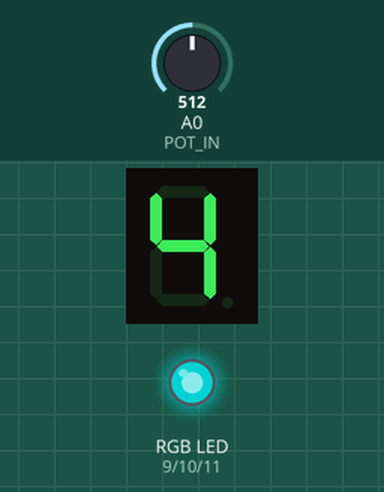
Recording of a sketch running on a simulated Arduino Uno, built with avr-gcc and run on an emulated ATmega328P. Shown: 1-digit seven-segment display, an RGB LED mixed from three pins (HIGH = lit). Wiring (inferred from the names in the program): 1-digit 7-segment display, segments lit when HIGH: segments pin 2, pin 3, pin 4, pin 5, pin 6, pin 7, pin 8. The test bench sets the inputs (shaded band); at power-on: A0 (POT_IN) = 512. Dim RGB values are drawn brighter than linear; the segment pins are drawn as the display they are named for; pins used as bus, display or sensor lines are not drawn.

Above: at 1.2 s.
1.3 s: A0 (POT_IN) set to 716
At 1.7 s:
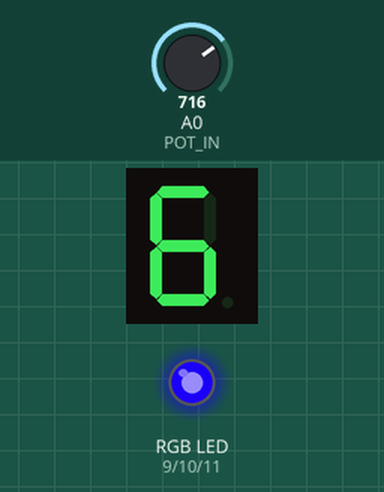
2.8 s: A0 (POT_IN) set to 900
At 3.2 s:
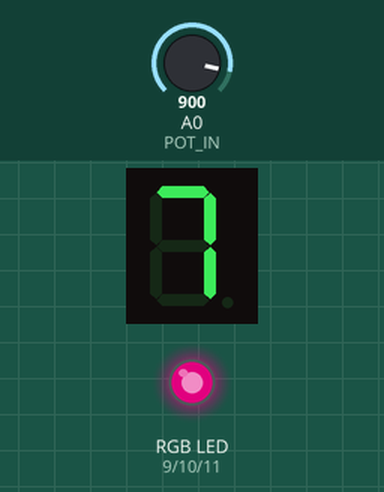
4.3 s: A0 (POT_IN) set to 1023
At 4.6 s:
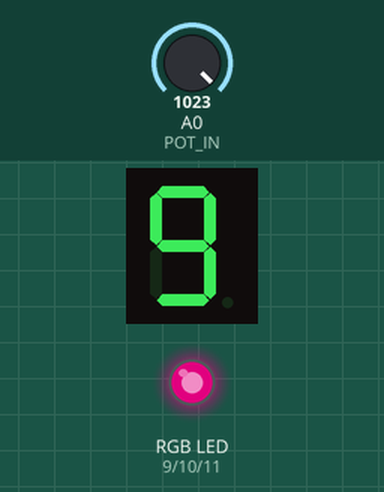
5.8 s: A0 (POT_IN) set to 306
At 7.0 s:
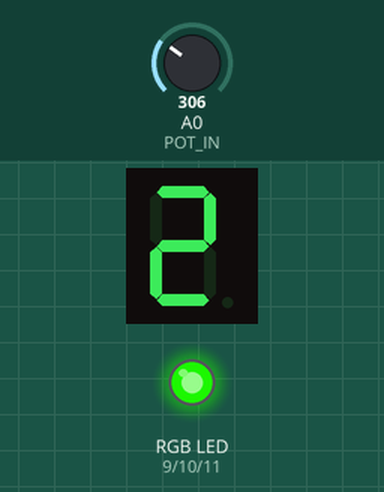
7.3 s: A0 (POT_IN) set to 122
At 8.7 s:
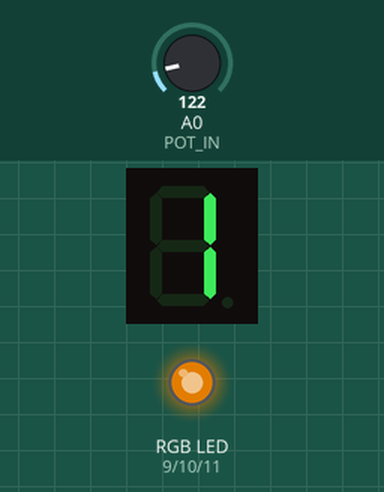
Timing chart, 0 to 9.8 s (numbered marks = the images above; inputs shaded):
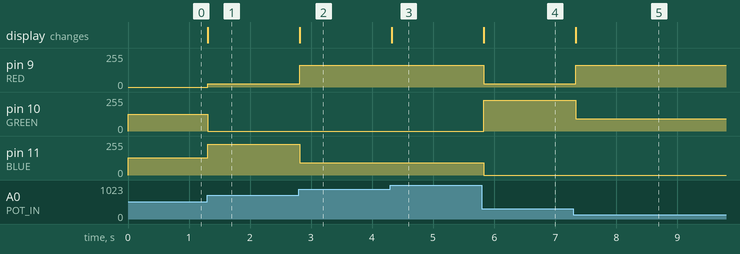

The sketch:

Project_7_2.ino
```cpp
const int RED = 9;
const int GREEN = 10;
const int BLUE = 11;

int r, g, b;

const int OUT_A = 2;
const int OUT_B = 3;
const int OUT_C = 4;
const int OUT_D = 5;
const int OUT_E = 6;
const int OUT_F = 7;
const int OUT_G = 8;

const int POT_IN = A0;

int digit_segments[10][7] = {
   {1, 1, 1, 1, 1, 1, 0},		// This is digit 0, as per the table
   {0, 1, 1, 0, 0, 0, 0},		// Digit 1
   {1, 1, 0, 1, 1, 0, 1},
   {1, 1, 1, 1, 0, 0, 1},
   {0, 1, 1, 0, 0, 1, 1},
   {1, 0, 1, 1, 0, 1, 1},
   {1, 0, 1, 1, 1, 1, 1},
   {1, 1, 1, 0, 0, 0, 0},
   {1, 1, 1, 1, 1, 1, 1},
   {1, 1, 1, 1, 0, 1, 1}		// Digit 9
};

void setup()
{
   pinMode(OUT_A, OUTPUT);
   pinMode(OUT_B, OUTPUT);
   pinMode(OUT_C, OUTPUT);
   pinMode(OUT_D, OUTPUT);
   pinMode(OUT_E, OUTPUT);
   pinMode(OUT_F, OUTPUT);
   pinMode(OUT_G, OUTPUT);
   pinMode(RED, OUTPUT);
   pinMode(GREEN, OUTPUT);
   pinMode(BLUE, OUTPUT);
}

void loop()
{
   int sensorValue = analogRead(POT_IN);
   int scaled = map(sensorValue, 0, 1023, 0, 9);
   writeDigit(scaled);
   scaled = map(sensorValue, 0, 1023, 0, 768);
   Wheel(scaled);
   analogWrite(RED, r);
   analogWrite(GREEN, g);
   analogWrite(BLUE, b);
   delay(50);
}


void writeDigit(int digit)
{
   int startPin = 2;
   for (int i = 0; i < 7; i++)
   {
      digitalWrite(startPin + i, digit_segments[digit][i]);
   }
}


void figure8()
{
  int delayTime = 30;

   activateSegment(OUT_A);
   delay(delayTime);
   activateSegment(OUT_F);
   delay(delayTime);
   activateSegment(OUT_G);
   delay(delayTime);
   activateSegment(OUT_C);
   delay(delayTime);
   activateSegment(OUT_D);
   delay(delayTime);
   activateSegment(OUT_E);
   delay(delayTime);
   activateSegment(OUT_G);
   delay(delayTime);
   activateSegment(OUT_B);
   delay(delayTime);
}

void flash8()
{
   for (int i = 1; i <= 7; i++)
   {
      digitalWrite(i, true);
   }
   delay(300);
   for (int i = 1; i <= 7; i++)
   {
      digitalWrite(i, false);
   }
   delay(300);

}


void cycle()
{
   for (int i = 1; i <= 6; i++)
   {
      activateSegment(i);
      delay(100);
   }
}

void activateSegment(int i)
{
   for (int j = 1; j <= 7; j++)
   {
      if (i == j)
      {
         digitalWrite(j, true);
      }
      else
      {
         digitalWrite(j, false);
      }
   }
}

void Wheel(uint16_t WheelPos)
{
  switch(WheelPos / 256)
  {
    case 0:
      r = 255 - WheelPos % 256;   //Red down
      g = WheelPos % 256;      // Green up
      b = 0;                  //blue off
      break;
    case 1:
      g = 255 - WheelPos % 256;  //green down
      b = WheelPos % 256;      //blue up
      r = 0;                  //red off
      break;
    case 2:
      b = 255 - WheelPos % 256;  //blue down
      r = WheelPos % 256;      //red up
      g = 0;                  //green off
      break;
  }
}
```

Measured:
- after the input at 1.3 s, pin 9 (RED): 0/255 → 25/255 at once; pin 10 (GREEN): 127/255 → 0/255 at once; pin 11 (BLUE): 128/255 → 230/255 at once; the display: changes at once (image 1)
- after the input at 2.8 s, pin 9 (RED): 25/255 → 163/255 at once; pin 11 (BLUE): 230/255 → 92/255 at once; the display: changes at once (image 2)
- after the input at 4.3 s, the display: changes at once (image 3)
- after the input at 5.8 s, pin 9 (RED): 163/255 → 26/255 at once; pin 10 (GREEN): 0/255 → 229/255 at once; pin 11 (BLUE): 92/255 → 0/255 at once; the display: changes at once (image 4)
- after the input at 7.3 s, pin 9 (RED): 26/255 → 164/255 at once; pin 10 (GREEN): 229/255 → 91/255 at once; the display: changes at once (image 5)
